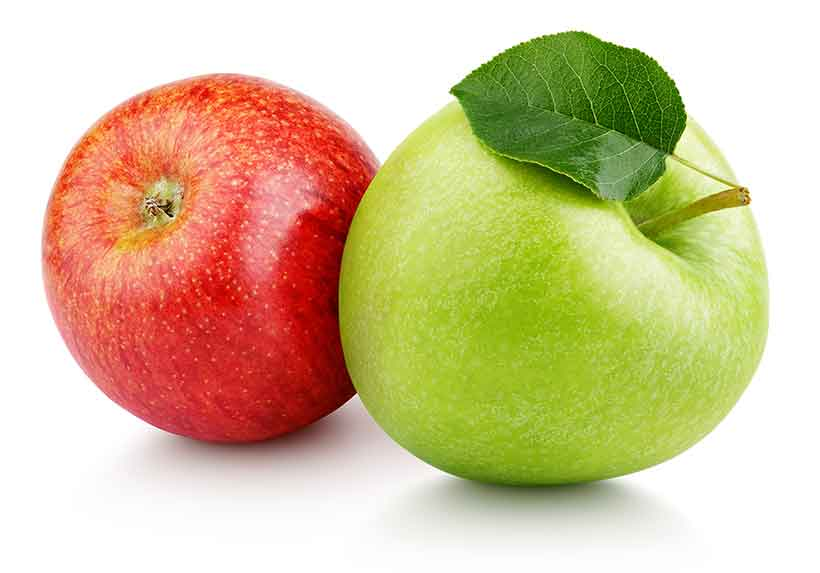
#> input picture img/fruit.jpg, 820 x 573 px
$ python Tutorial07.py
#> lines starting #> are read from the running program, lines starting #| are printed output that depends on the picture
import cv2

# Aim : Save the image

# Reading the image
img = cv2.imread('img/fruit.jpg')
#> img is the input picture: shape (573, 820, 3); mean B, G, R 153, 194.2, 212.5

FlipImg = cv2.flip(img,0)
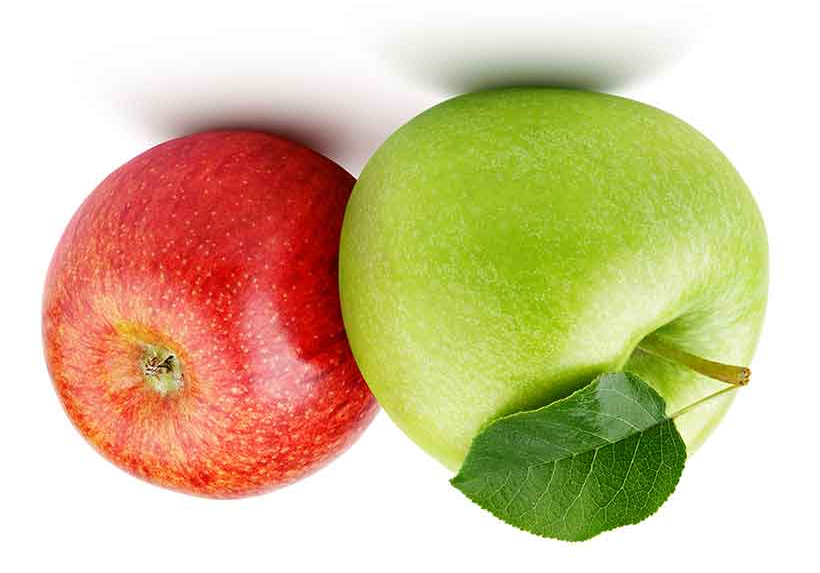
#> FlipImg: shape (573, 820, 3); mean B, G, R 153, 194.2, 212.5
GrayScaledImage = cv2.cvtColor(FlipImg,cv2.COLOR_BGR2GRAY)
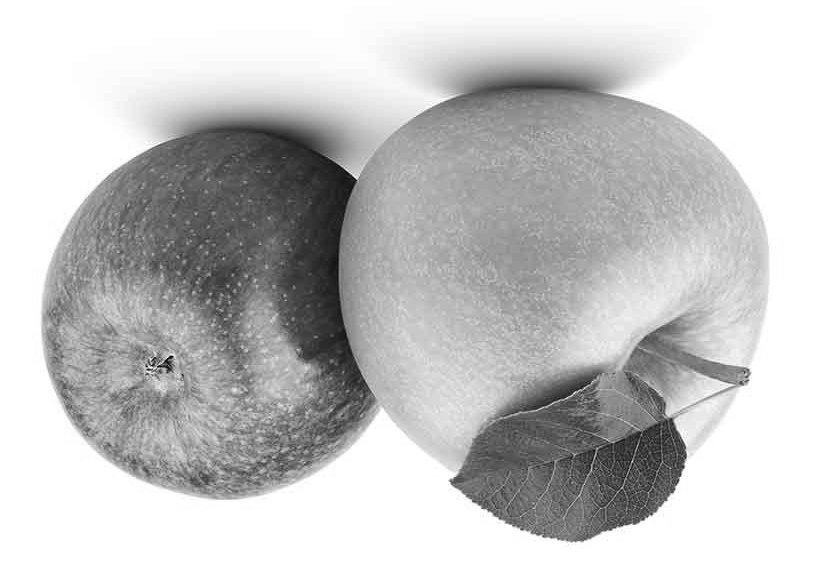
#> GrayScaledImage: shape (573, 820); min 4, max 255, mean 194.9

# save the img in png format
cv2.imwrite("img/TransformedImage.png",GrayScaledImage)

$ run again, with img/line.png saved as img/fruit.jpg
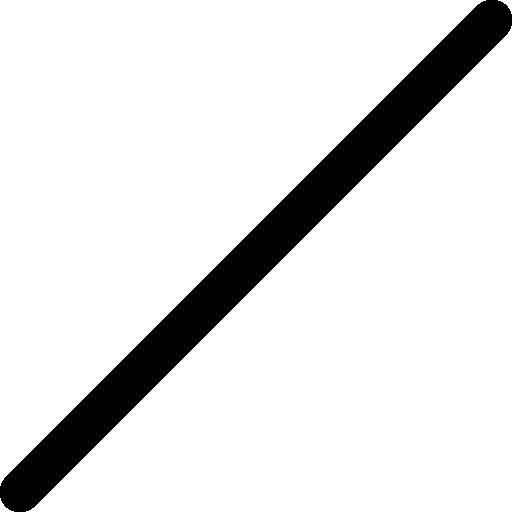
#> input picture img/line.png, 512 x 512 px
#> img is the input picture: shape (512, 512, 3); min 0, max 255, mean 226.6
#> `FlipImg = cv2.flip(img,0)`:
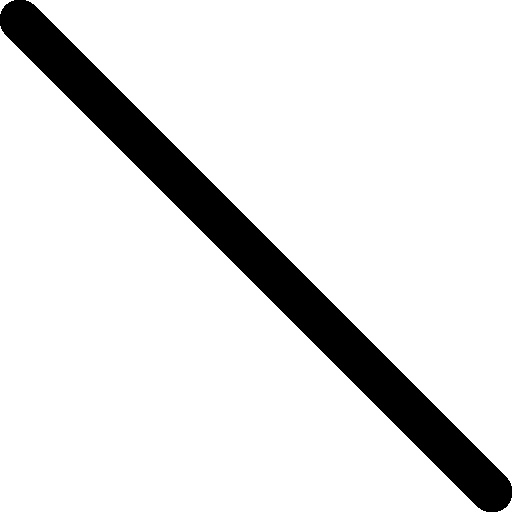
#> FlipImg: shape (512, 512, 3); min 0, max 255, mean 226.6
